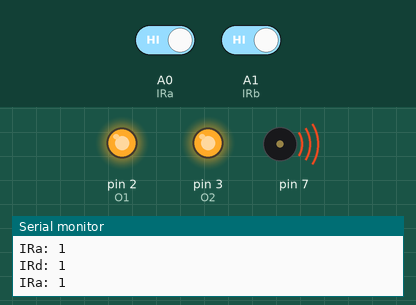
This sketch was run on a simulated Arduino Uno, built with avr-gcc and run on an emulated ATmega328P. Parts: output pins drawn as LEDs (lit = HIGH), buzzer (waves = sounding), the last lines printed to the serial monitor. Inputs (shaded band) come from the test bench; at power-on: A0 (IRa) HIGH, A1 (IRb) HIGH.

Above: at 1.2 s.
1.3 s: A0 (IRa) driven LOW and A1 (IRb) driven LOW
At 2.5 s:
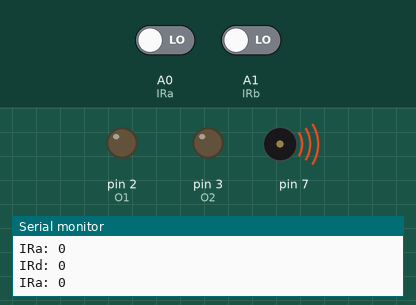
2.8 s: A0 (IRa) driven HIGH
At 3.5 s:
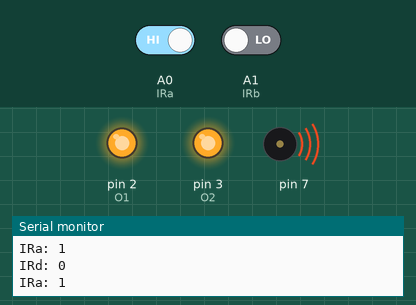
5.8 s: A0 (IRa) driven LOW
At 6.8 s:
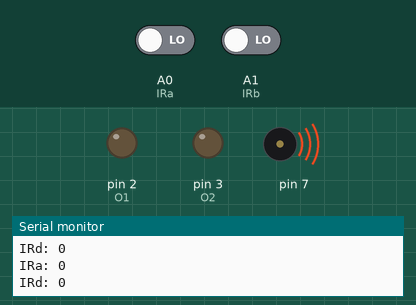
Timing chart, 0 to 8.8 s (numbered marks = the images above; inputs shaded):
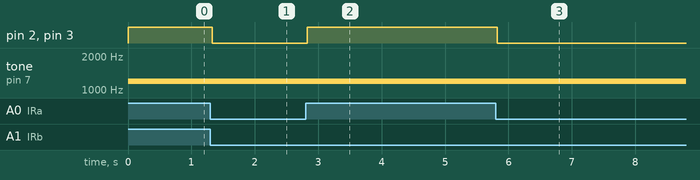

Measured:
- after the input at 1.3 s, pin 2 (O1), pin 3 (O2): HIGH → LOW at once
- after the input at 2.8 s, pin 2 (O1), pin 3 (O2): LOW → HIGH at once
- after the input at 5.8 s, pin 2 (O1), pin 3 (O2): HIGH → LOW at once

The sketch:

ROBO_TUBES.ino
```cpp
// #include <tcrt5k.h>

//#define BUZZ 7
#define O1 2
#define O2 3
#define IRa A0
#define IRd 8
#define IRb A1
#define IRe 9

void setup() {
  // put your setup code here, to run once:
  //pinMode(BUZZ, OUTPUT);
  pinMode(O1, OUTPUT);
  pinMode(O2, OUTPUT);
  pinMode(IRa, INPUT);
  pinMode(IRd, INPUT);
  pinMode(IRb, INPUT);
  pinMode(IRe, INPUT);
  Serial.begin(9600);

}

void loop() {
  // put your main code here, to run repeatedly:
  delayMicroseconds(500);
  int d = digitalRead(A0);
  int e = digitalRead(A1);

  Serial.print("IRa: ");
  Serial.println(d);
  Serial.print("IRd: ");
  Serial.println(e);

  if(d==0 && e==0){
   // digitalWrite(BUZZ,LOW );
    digitalWrite(O1, LOW);
    digitalWrite(O2, LOW);

//    tone(7, 1200);
    }
   if (d==1 || e==1){
    tone(7, 1200);
    //digitalWrite(BUZZ,HIGH );
    digitalWrite(O1,HIGH);
    digitalWrite(O2,HIGH);
    }
   if (d==1 && e==1){
    tone(7, 1200);
    //digitalWrite(BUZZ,HIGH );
    digitalWrite(O1,HIGH);
    digitalWrite(O2,HIGH);
    }

}
```
